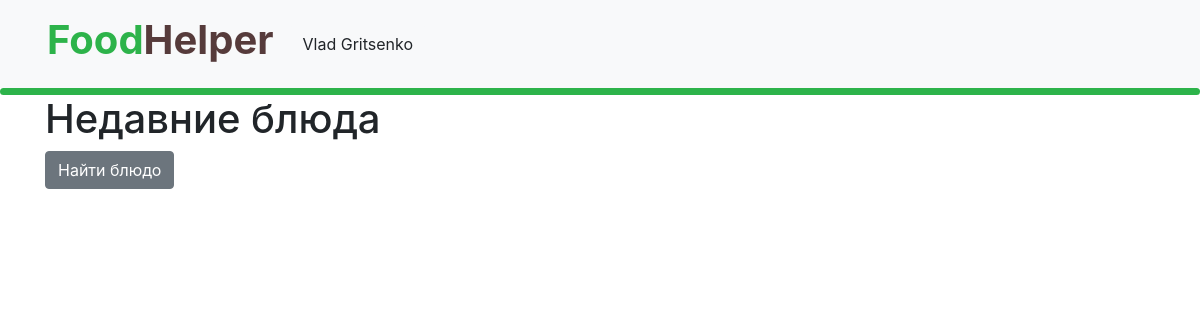
/ (signed in), run on an earlier commit of the app's database.
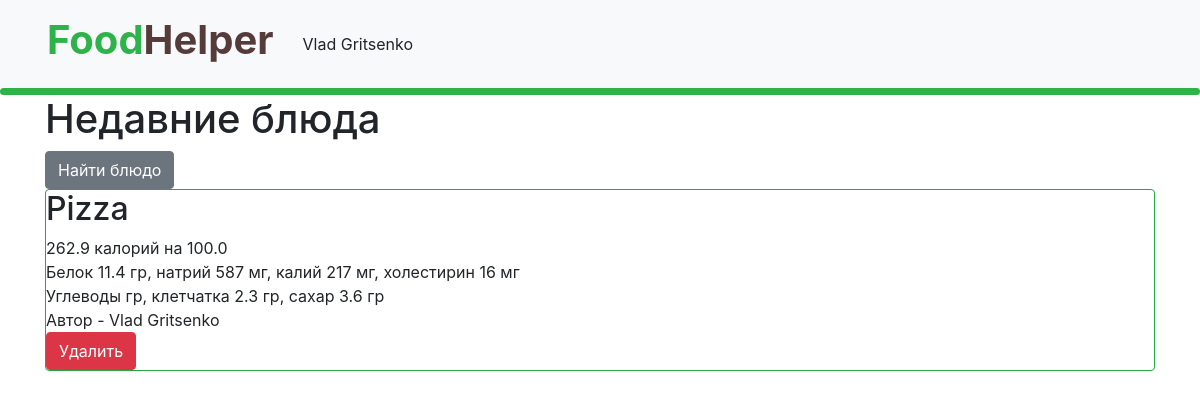
And on a later commit of the database.
### data/dishes.py (models this page shows)
class Dishes(SqlAlchemyBase):
    __tablename__ = 'dishes'
    id = sqlalchemy.Column(sqlalchemy.Integer,
                           primary_key=True, autoincrement=True)
    title = sqlalchemy.Column(sqlalchemy.String, nullable=True)
    calories = sqlalchemy.Column(sqlalchemy.String, nullable=True)
    size = sqlalchemy.Column(sqlalchemy.String, nullable=True)
    protein = sqlalchemy.Column(sqlalchemy.String, nullable=True)
    sodium = sqlalchemy.Column(sqlalchemy.String, nullable=True)
    potassium = sqlalchemy.Column(sqlalchemy.String, nullable=True)
    cholesterol = sqlalchemy.Column(sqlalchemy.String, nullable=True)
    carbohydrates_total = sqlalchemy.Column(sqlalchemy.String, nullable=True)
    fiber = sqlalchemy.Column(sqlalchemy.String, nullable=True)
    sugar = sqlalchemy.Column(sqlalchemy.String, nullable=True)
    is_private = sqlalchemy.Column(sqlalchemy.Boolean, default=True)
    user_id = sqlalchemy.Column(sqlalchemy.Integer,
                                sqlalchemy.ForeignKey("users.id"))
    user = orm.relationship('User')

### data/users.py (models this page shows, shortened)
class User(SqlAlchemyBase, UserMixin):
    __tablename__ = 'users'
    id = sqlalchemy.Column(sqlalchemy.Integer, primary_key=True, autoincrement=True)
    name = sqlalchemy.Column(sqlalchemy.String, nullable=True)
    about = sqlalchemy.Column(sqlalchemy.String, nullable=True)
    email = sqlalchemy.Column(sqlalchemy.String, index=True, unique=True, nullable=True)
    hashed_password = sqlalchemy.Column(sqlalchemy.String, nullable=True)
    created_date = sqlalchemy.Column(sqlalchemy.DateTime, default=datetime.datetime.now)
    news = orm.relationship("Dishes", back_populates='user')

### main.py (the view)
@application.route("/")
def index():
    db_sess = db_session.create_session()
    news = db_sess.query(Dishes).order_by(-Dishes.id).filter(Dishes.is_private != True)
    if current_user.is_authenticated:
        news = db_sess.query(Dishes).order_by(-Dishes.id).filter(
            (Dishes.user == current_user) | (Dishes.is_private != True))
    else:
        news = db_sess.query(Dishes).order_by(-Dishes.id).filter(Dishes.is_private != True)
    return render_template("index.html", news=news)

### data/db_session.py (called while the page is built)
def create_session() -> Session:
    global __factory
    return __factory()

### main.py (called while the page is built)
@login_manager.user_loader
def load_user(user_id):
    db_sess = db_session.create_session()
    return db_sess.query(User).get(user_id)

### templates/index.html
{% extends "base.html" %}
{% block content %}
<h1>Недавние блюда</h1>
    <a href="search_dish" class="btn btn-secondary">Найти блюдо</a>
{% for item in news%}
<div class="col-md6 border rounded border-success">
    <h2>{{item.title.capitalize() }}</h2>
    <div>
        {{ item.calories }}  калорий на  {{ item.size }}
    </div>
     <div>
        Белок {{ item.protein }} гр, натрий {{ item.sodium }} мг, калий {{ item.potassium }} мг, холестирин
        {{ item.cholesterol }} мг
    </div>
    <div>
        Углеводы {{ item.carbohydrates }} гр, клетчатка {{item.fiber}} гр, сахар {{item.sugar}} гр
    </div>
    {% if current_user.is_authenticated and current_user == item.user %}
    <div>
        Автор - {{item.user.name}}
    </div>
    <div>
        <a href="/news_delete/{{ item.id }}" class="btn btn-danger">
            Удалить
        </a>
    </div>
{% endif %}
</div>
{% endfor %}
{% endblock %}

What changed in the data, as far as the page shows it:
added Dishes: title "Pizza", calories "262.9", size "100.0", protein "11.4", sodium "587", potassium "217", cholesterol "16", fiber "2.3", sugar "3.6", user.name "Vlad Gritsenko"
